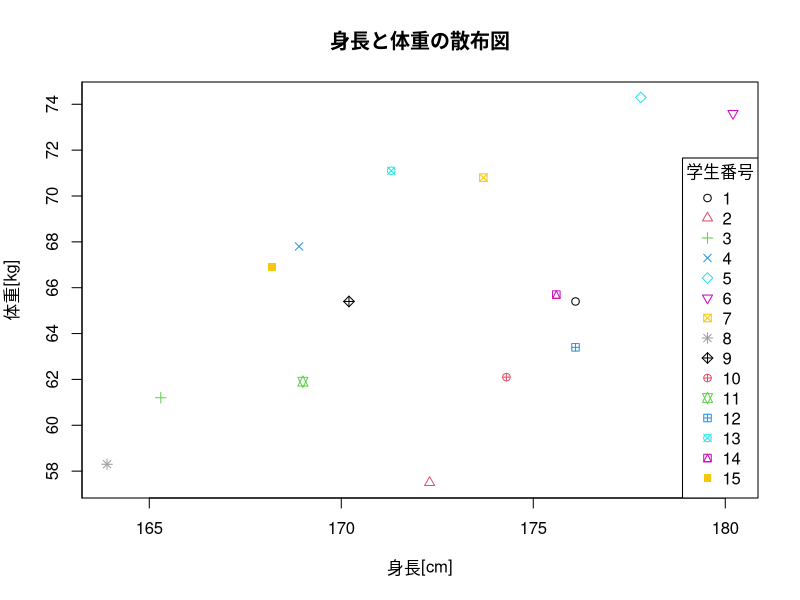

Reproduce this figure in R.
#身長
x <- c(176.1, 172.3, 165.3, 168.9, 177.8, 180.2, 173.7, 163.9, 170.2, 174.3, 169, 176.1, 171.3, 175.6, 168.2)
#体重
y <- c(65.4, 57.5, 61.2, 67.8, 74.3, 73.6, 70.8, 58.3, 65.4, 62.1, 61.9, 63.4, 71.1, 65.7, 66.9)
students <- c(1:15)  #学生の番号

#グラフの作成
plot(x, y, pch = students, col = students, xlab = "身長[cm]", ylab = "体重[kg]", main = "身長と体重の散布図" ,yaxp=c(50, 90, 20))
legend("bottomright", legend = students, pch = students, col = students, title = "学生番号")
